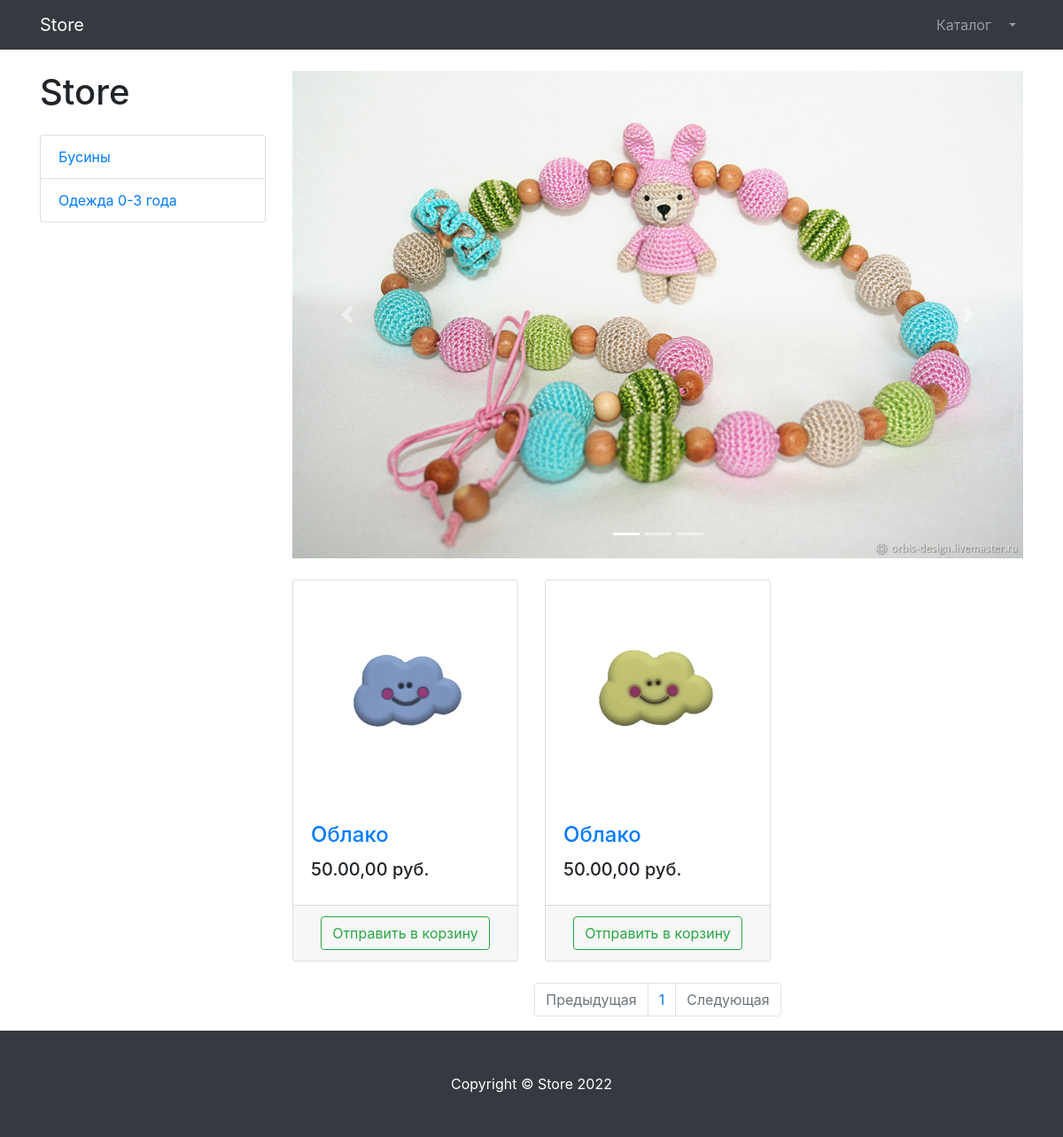
Page /products/category/1/ (signed in) on the committed database.
### products/models.py (models this page shows, shortened)
class ProductCategory(models.Model):
    name = models.CharField(max_length=128, unique=True)
    description = models.TextField(null=True, blank=True)
    class Meta:
        verbose_name = 'Категорию товаров'
        verbose_name_plural = 'Категории товаров'

class Product(models.Model):
     name = models.CharField(max_length=256)
     description = models.TextField(null=True, blank=True)
     size = models.CharField(max_length=256)
     price = models.DecimalField(max_digits=7, decimal_places=2)
     quantity = models.PositiveIntegerField(default=0)
     image = models.ImageField(upload_to='products_images')
     category = models.ForeignKey(to=ProductCategory, on_delete=models.CASCADE)
     class Meta:
        verbose_name = 'Товар'
        verbose_name_plural = 'Товары'

### products/views.py (the view)
# urls.py: path('', products, name='index'),
def products(request, category_id=None, page_number=1):
    products = Product.objects.filter(category_id=category_id) if category_id else Product.objects.all()
    per_page = 12
    paginator = Paginator(products, per_page)
    products_paginator = paginator.page(page_number)
    context = {
        'title': 'Volsi - Каталог',
        'categories': ProductCategory.objects.all(),
        'products': products_paginator,
    }
    return render(request, 'products/products.html', context)

### products/templates/products/products.html (shortened to what this page needs)
{% extends 'products/base.html'%}
{% load static %}
 {% block css %}
    <link href="{%static 'vendor/css/products.css'%}" rel="stylesheet">
 {% endblock %}
 {% block content %}
    <div class="container">
    <div class="row">
        <div class="col-lg-3">
            <h1 class="my-4">Store</h1>
            <div class="list-group">
                {% for category in categories%}
                 <a href="{% url 'products:category' category.id %}" class="list-group-item">{{category.name}}</a>
                {% endfor %}
            </div>
        </div>
        <div class="col-lg-9">
            <div id="carouselExampleIndicators" class="carousel slide my-4" data-ride="carousel">
                <ol class="carousel-indicators">
                    <li data-target="#carouselExampleIndicators" data-slide-to="0" class="active"></li>
                    <li data-target="#carouselExampleIndicators" data-slide-to="1"></li>
                    <li data-target="#carouselExampleIndicators" data-slide-to="2"></li>
                </ol>
                <div class="carousel-inner" role="listbox">
                    <div class="carousel-item active">
                        <img class="d-block img-fluid" src="{%static 'vendor/img/slides/slide-1.jpg'%}" alt="First slide">
                    </div>
                </div>
                <a class="carousel-control-prev" href="#carouselExampleIndicators" role="button" data-slide="prev">
                    <span class="carousel-control-prev-icon" aria-hidden="true"></span>
                </a>
                <a class="carousel-control-next" href="#carouselExampleIndicators" role="button" data-slide="next">
                    <span class="carousel-control-next-icon" aria-hidden="true"></span>
                </a>
            </div>
            <div class="row">
            {% for product in products%}
                <div class="col-lg-4 col-md-6 mb-4">
                    <div class="card h-100">
                        <a href="#">
                            <img class="card-img-top"
                                 src="{{ product.image.url }}"
                                 alt="">
                        </a>
                        <div class="card-body">
                            <h4 class="card-title">
                                <a href="#">{{product.name}}</a>
                            </h4>
                            <h5>{{product.price}},00 руб.</h5>
                        </div>
                        <div class="card-footer text-center">
                             <a class="btn btn-outline-success" href="{% url 'products:basket_add' product.id %}">
                                Отправить в корзину
                            </a>
                        </div>
                    </div>
                </div>
             {% endfor %}
            </div>
            <nav aria-label="Page navigation example">
                <ul class="pagination justify-content-center">
                    <li class="page-item {%if not products.has_previous %} disabled {%endif%}">
                        <a class="page-link" href="{% if  products.has_previous%}  {% url 'products:paginator' products.previous_page_number %} {%else%} # {%endif%}" tabindex="-1" aria-disabled="true">
                            Предыдущая
                        </a>
                    </li>
                    {% for page in products.paginator.page_range%}
                    <li class="page-item">
                        <a class="page-link" href="{%url 'products:paginator' page %}">
                            {{page}}
                        </a>
                    </li>
                    {%endfor%}
                    <li class="page-item {%if not products.has_next %} disabled {% endif %}" >
                        <a class="page-link" href="{% if  products.has_next%}  {% url 'products:paginator' products.next_page_number %} {%else%} # {%endif%}">
                            Следующая
                        </a>
                    </li>
                </ul>
            </nav>
        </div>
    </div>
</div>
 {% endblock %}
  {% block footer %}
    <footer class="py-5 bg-dark">
    <div class="container">
        <p class="m-0 text-center text-white">Copyright &copy; Store 2022</p>
    </div>
</footer>
  {% endblock %}

### rows in the picture
ProductCategory: name "Бусины"
ProductCategory: name "Одежда 0-3 года"
Product: image (picture), name "Облако", price "50.00"
Product: image (picture), name "Облако", price "50.00"

### other values in the picture
{{ page }} "1"
